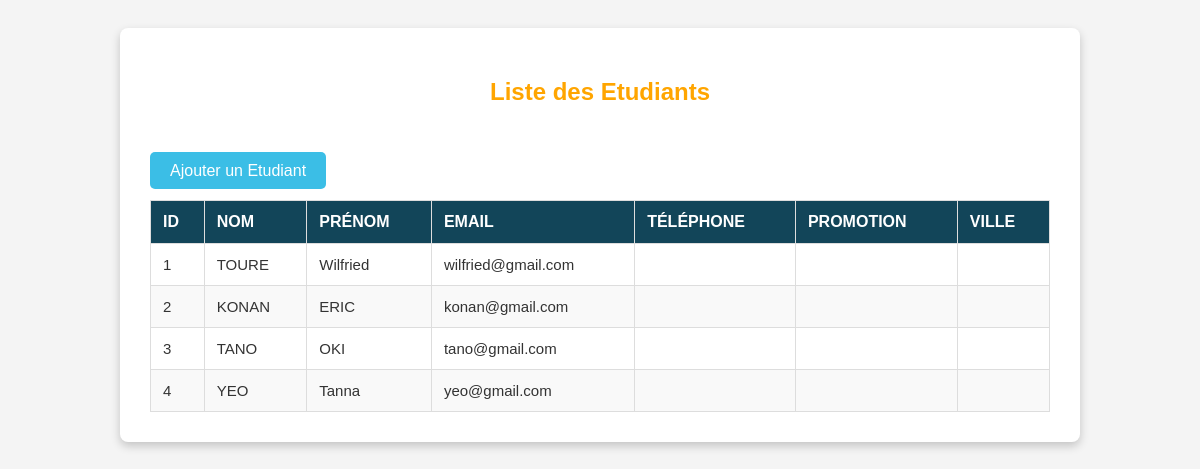
The page /php/admin/ListeEtudiant.php (signed in) on the database its author committed.
### tables this page shows
CREATE TABLE `user` (
  `idUser` int(11) NOT NULL,
  `Nom` text NOT NULL,
  `Prenom` text NOT NULL,
  `Email` text NOT NULL,
  `motpasse` text NOT NULL,
  `telUser` varchar(25) NOT NULL,
  `villeUser` varchar(25) NOT NULL,
  `promotionUser` varchar(25) NOT NULL
);

### php/admin/ListeEtudiant.php (the view, shortened to what this page needs)
<?php
include '../../dbconnect.php';
$sql = "SELECT * FROM user";
$stmt = $conn->query($sql);
?>
<!DOCTYPE html>
<html lang="fr">
<head>
</head>
<body>
<div class="container">
        <h2 class="text-center" style="color: orange;">Liste des Etudiants</h2><br><br>
        <div class="button-container">
            <a href="ajouterEtudiant.php" class="btn" style="background-color: #3BBEE6;">Ajouter un Etudiant</a>
        </div>
        <table class="table table-bordered">
            <thead>
                <tr>
                    <th>ID</th>
                    <th>Nom</th>
                    <th>Prénom</th>
                    <th>Email</th>
                    <th>Téléphone</th>
                    <th>Promotion</th>
                    <th>Ville</th>
                </tr>
            </thead>
            <tbody>
                <?php if ($stmt->rowCount() > 0): ?>
                    <?php while ($row = $stmt->fetch(PDO::FETCH_ASSOC)): ?>
                        <tr>
                            <td><?php echo htmlspecialchars($row['idUser']); ?></td>
                            <td><?php echo htmlspecialchars($row['Nom']); ?></td>
                            <td><?php echo htmlspecialchars($row['Prenom']); ?></td>
                            <td><?php echo htmlspecialchars($row['Email']); ?></td>
                            <td><?php echo htmlspecialchars($row['telUser']); ?></td>
                            <td><?php echo htmlspecialchars($row['promotionUser']); ?></td>
                            <td><?php echo htmlspecialchars($row['villeUser']); ?></td>
                        </tr>
                    <?php endwhile; ?>
                <?php else: ?>
                    <tr>
                        <td colspan="7" class="text-center">Aucun utilisateur trouvé.</td>
                    </tr>
                <?php endif; ?>
            </tbody>
        </table>
    </div>
</body>
</html>

### php/admin/ListeEtudiant.php (style rules this page uses)
body { font-family: Arial, sans-serif; background-color: #f4f4f4; color: #333; display: flex; justify-content: center; padding: 20px; }
.container { width: 90%; max-width: 900px; padding: 30px; background-color: #ffffff; border-radius: 8px; box-shadow: 0 4px 10px rgba(0, 0, 0, 0.2); }
h2 { color: #124559; text-align: center; font-weight: bold; margin-bottom: 20px; }
.button-container { text-align: left; margin-bottom: 20px; }
.btn { padding: 10px 20px; font-size: 16px; color: #ffffff; background-color: blue; border: none; border-radius: 5px; cursor: pointer; margin-right: 10px; text-decoration: none; }
.table { width: 100%; border-collapse: collapse; margin-top: 20px; }
.table th, .table td { padding: 12px; text-align: left; border: 1px solid #ddd; }
.table thead th { background-color: #124559; color: #ffffff; text-transform: uppercase; }
.table tbody tr:nth-child(even) { background-color: #f9f9f9; }
.text-center { text-align: center; color: #ff0000; font-weight: bold; }
.table tbody td { font-size: 15px; color: #333; }

### rows shown on the page
user: idUser "1", Nom "TOURE", Prenom "Wilfried", Email "wilfried@gmail.com"
user: idUser "2", Nom "KONAN", Prenom "ERIC", Email "konan@gmail.com"
user: idUser "3", Nom "TANO", Prenom "OKI", Email "tano@gmail.com"
user: idUser "4", Nom "YEO", Prenom "Tanna", Email "yeo@gmail.com"
